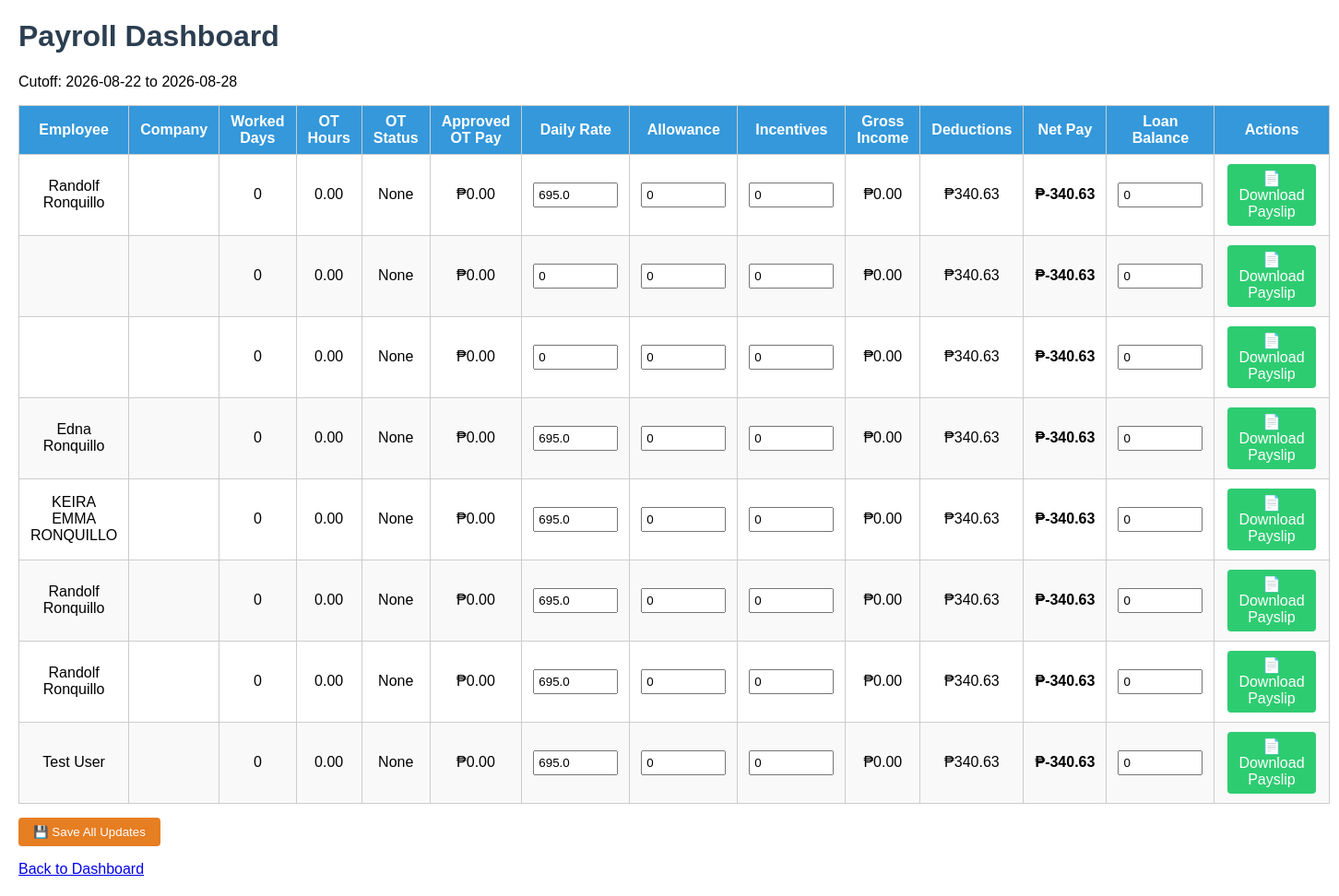
Screenshot of /payroll_dashboard (signed in) with the database file from the repository.
### models.py (models this page shows, shortened)
class Employee(db.Model, UserMixin):
    __tablename__ = "employees"   # ✅ important para tugma sa foreign keys
    id = db.Column(db.Integer, primary_key=True)
    first_name = db.Column(db.String(50))
    middle_name = db.Column(db.String(50))
    last_name = db.Column(db.String(50))
    suffix_name = db.Column(db.String(20))
    dob = db.Column(db.Date, nullable=True)
    role = db.Column(db.String(20))          # Staff/Admin/Employee
    company = db.Column(db.String(50))       # Trece-Uno / Auto Expert
    email = db.Column(db.String(100))        # not unique
    contact_no = db.Column(db.String(20))
    password = db.Column(db.String(200))
    profile_pic = db.Column(db.String(200))
    registered_at = db.Column(db.DateTime, default=datetime.utcnow, nullable=True)
    address = db.Column(db.String(200))
    date_started = db.Column(db.Date)
    sss = db.Column(db.String(50))
    philhealth = db.Column(db.String(50))
    tin = db.Column(db.String(50))
    pagibig = db.Column(db.String(50))
    emergency_person = db.Column(db.String(100))
    emergency_contact = db.Column(db.String(100))
    emergency_address = db.Column(db.String(200))
    sil_credits = db.Column(db.Integer, default=5)
    sil_eligible = db.Column(db.Boolean, nullable=False, default=True)
    merit_points = db.Column(db.Integer, default=0)
    demerit_points = db.Column(db.Integer, default=0)
    daily_rate = db.Column(db.Float, default=695.0)
    allowance = db.Column(db.Float, default=0.0)
    incentives = db.Column(db.Float, default=0.0)
    loan_balance = db.Column(db.Float, default=0.0)
    sl_credits = db.Column(db.Integer, default=5)
    attendances = db.relationship("Attendance", back_populates="employee", lazy=True)
    leave_requests = db.relationship("LeaveRequest", backref="employee", lazy=True)
    loans = db.relationship("Loan", backref="employee", lazy=True)
    payrolls = db.relationship("Payroll", backref="employee", lazy=True)
    redemptions = db.relationship("RedemptionHistory", backref="employee", lazy=True)

### hris.py (the view)
@app.route('/payroll_dashboard', methods=['GET', 'POST'])
@login_required
def payroll_dashboard():
    today = datetime.today()
    start_cutoff = today - timedelta(days=(today.weekday() + 2) % 7)
    end_cutoff = start_cutoff + timedelta(days=6)
    payroll_data = []
    employees = Employee.query.all()
    for emp in employees:
        worked_days_count = Attendance.query.filter(
            Attendance.employee_id == emp.id,
            Attendance.clock_out != None,
            Attendance.clock_in >= start_cutoff,
            Attendance.clock_in <= end_cutoff
        ).count()
        daily_rate = float(emp.daily_rate or 0)
        basic_pay = daily_rate * worked_days_count
        ot_records = [
            attendance for attendance in Attendance.query.filter(
                Attendance.employee_id == emp.id,
                Attendance.clock_out != None,
                Attendance.clock_in >= start_cutoff,
                Attendance.clock_in <= end_cutoff
            ).all()
            if (
                attendance.is_weekday_ot or attendance.is_restday_ot or attendance.is_holiday_ot
                or (
                    attendance.clock_out
                    and (
                        attendance.clock_out.hour > 17
                        or (attendance.clock_out.hour == 17 and attendance.clock_out.minute > 0)
                    )
                )
            )
        ]
        ot_hours = sum(
            float(attendance.overtime_hours or 0)
            if attendance.overtime_hours
            else max((attendance.clock_out.hour - 17) + attendance.clock_out.minute / 60, 0)
            for attendance in ot_records
        )
        approved_ot_hours = sum(
            hours for attendance, hours in [
                (
                    attendance,
                    float(attendance.overtime_hours or 0)
                    if attendance.overtime_hours
                    else max((attendance.clock_out.hour - 17) + attendance.clock_out.minute / 60, 0)
                )
                for attendance in ot_records
            ]
            if attendance.ot_status == 'Approved'
        )
        approved_ot_pay = (daily_rate / 8) * 1.25 * approved_ot_hours
        gross_income = basic_pay + float(emp.allowance or 0) + float(emp.incentives or 0) + approved_ot_pay
        sss = 193.75
        philhealth = 96.88
        pagibig = 50.00
        loan_balance = float(emp.loan_balance or 0)
        loan = loan_balance if loan_balance < 500 else 500.00
        deductions = sss + philhealth + pagibig + loan
        net_pay = gross_income - deductions
        payroll_data.append({
            "emp": emp,
            "worked_days": worked_days_count,
            "ot_hours": ot_hours,
            "approved_ot_hours": approved_ot_hours,
            "approved_ot_pay": approved_ot_pay,
            "ot_statuses": sorted({attendance.ot_status or 'Pending' for attendance in ot_records}),
            "gross_income": gross_income,
            "deductions": deductions,
            "net_pay": net_pay
        })
    return render_template("payroll_dashboard.html",
                           payroll_data=payroll_data,
                           start_cutoff=start_cutoff.date(),
                           end_cutoff=end_cutoff.date())

### hris.py (called while the page is built, shortened)
@login_manager.user_loader
def load_user(user_id):
    return db.session.get(Employee, int(user_id))

@app.before_request
def check_authentication():
    exempt_routes = ['login', 'register', 'static']
    if not current_user.is_authenticated and request.endpoint not in exempt_routes:
        return redirect(url_for('login'))

@app.before_request
def check_lunch_resume():
    now = datetime.now()

### templates/payroll_dashboard.html (shortened to what this page needs)
<!DOCTYPE html>
<html lang="en">
<head>
</head>
<body>
    <h1>Payroll Dashboard</h1>
    <p>Cutoff: {{ start_cutoff }} to {{ end_cutoff }}</p>
    <form method="POST" action="{{ url_for('payroll_dashboard') }}">
        <table>
            <thead>
                <tr>
                    <th>Employee</th>
                    <th>Company</th>
                    <th>Worked Days</th>
                    <th>OT Hours</th>
                    <th>OT Status</th>
                    <th>Approved OT Pay</th>
                    <th>Daily Rate</th>
                    <th>Allowance</th>
                    <th>Incentives</th>
                    <th>Gross Income</th>
                    <th>Deductions</th>
                    <th>Net Pay</th>
                    <th>Loan Balance</th>
                    <th>Actions</th>
                </tr>
            </thead>
            <tbody>
                {% for p in payroll_data %}
                <tr>
                    <td>{{ p.emp.first_name }} {{ p.emp.last_name }}</td>
                    <td>{{ p.emp.company_name }}</td>
                    <td>{{ p.worked_days }}</td>
                    <td>{{ "%.2f"|format(p.ot_hours) }}</td>
                    <td>{{ p.ot_statuses|join(', ') if p.ot_statuses else 'None' }}</td>
                    <td>₱{{ "%.2f"|format(p.approved_ot_pay) }}</td>
                    <td>
                        <input type="number" step="0.01" name="daily_rate_{{ p.emp.id }}" value="{{ p.emp.daily_rate or 0 }}">
                    </td>
                    <td>
                        <input type="number" step="0.01" name="allowance_{{ p.emp.id }}" value="{{ p.emp.allowance or 0 }}">
                    </td>
                    <td>
                        <input type="number" step="0.01" name="incentives_{{ p.emp.id }}" value="{{ p.emp.incentives or 0 }}">
                    </td>
                    <td>₱{{ "%.2f"|format(p.gross_income) }}</td>
                    <td>₱{{ "%.2f"|format(p.deductions) }}</td>
                    <td><strong>₱{{ "%.2f"|format(p.net_pay) }}</strong></td>
                    <td>
                        <input type="number" step="0.01" name="loan_{{ p.emp.id }}" value="{{ p.emp.loan_balance or 0 }}">
                    </td>
                    <td>
                        <a href="{{ url_for('payroll', employee_id=p.emp.id, download='true') }}" class="btn">📄 Download Payslip</a>
                    </td>
                </tr>
                {% endfor %}
            </tbody>
        </table>
        <button type="submit">💾 Save All Updates</button>
    </form>
    <p><a href="{{ url_for('dashboard_admin') }}" class="dashboard-back-link">Back to Dashboard</a></p>
</body>
</html>

### templates/payroll_dashboard.html (style rules this page uses)
body { font-family: Arial, sans-serif; margin: 20px; }
h1 { color: #2c3e50; }
table { border-collapse: collapse; width: 100%; margin-top: 15px; }
th, td { border: 1px solid #ccc; padding: 8px 12px; text-align: center; }
th { background-color: #3498db; color: white; }
tr:nth-child(even) { background-color: #f9f9f9; }
input[type="number"] { width: 80px; padding: 4px; }
.btn { display: inline-block; padding: 6px 12px; margin: 2px; background-color: #2ecc71; color: white; text-decoration: none; border-radius: 4px; }
button { margin-top: 15px; padding: 8px 16px; background-color: #e67e22; color: white; border: none; border-radius: 4px; cursor: pointer; }

### rows the page displays
Employee: emp.first_name "Randolf", emp.last_name "Ronquillo", emp "695.0", emp "0", emp "0", emp "0"
Employee: emp "0", emp "0", emp "0", emp "0"
Employee: emp "0", emp "0", emp "0", emp "0"
Employee: emp.first_name "Edna", emp.last_name "Ronquillo", emp "695.0", emp "0", emp "0", emp "0"
Employee: emp.first_name "KEIRA EMMA", emp.last_name "RONQUILLO", emp "695.0", emp "0", emp "0", emp "0"
Employee: emp.first_name "Randolf", emp.last_name "Ronquillo", emp "695.0", emp "0", emp "0", emp "0"
Employee: emp.first_name "Randolf", emp.last_name "Ronquillo", emp "695.0", emp "0", emp "0", emp "0"
Employee: emp.first_name "Test", emp.last_name "User", emp "695.0", emp "0", emp "0", emp "0"

### other values shown
{{ start_cutoff }} "2026-08-22"
{{ end_cutoff }} "2026-08-28"
{{ p.worked_days }} "0" "0" "0" "0" "0" "0" "0" "0"
{{ "%.2f"|format(p.ot_hours) }} "0.00" "0.00" "0.00" "0.00" "0.00" "0.00" "0.00" "0.00"
{{ p.ot_statuses|join(', ') if p.ot_statuses else 'None' }} "None" "None" "None" "None" "None" "None" "None" "None"
{{ "%.2f"|format(p.approved_ot_pay) }} "0.00" "0.00" "0.00" "0.00" "0.00" "0.00" "0.00" "0.00"
{{ "%.2f"|format(p.gross_income) }} "0.00" "0.00" "0.00" "0.00" "0.00" "0.00" "0.00" "0.00"
{{ "%.2f"|format(p.deductions) }} "340.63" "340.63" "340.63" "340.63" "340.63" "340.63" "340.63" "340.63"
{{ "%.2f"|format(p.net_pay) }} "-340.63" "-340.63" "-340.63" "-340.63" "-340.63" "-340.63" "-340.63" "-340.63"
